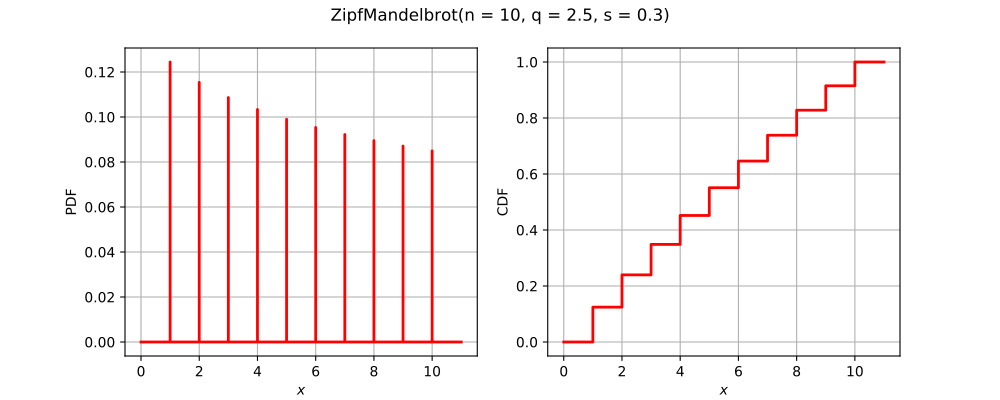

Write the Python code that produced this figure.
import openturns as ot
from matplotlib import pyplot as plt
from openturns.viewer import View
if ot.ZipfMandelbrot().__class__.__name__ == 'Bernoulli':
    distribution = ot.Bernoulli(0.7)
elif ot.ZipfMandelbrot().__class__.__name__ == 'Binomial':
    distribution = ot.Binomial(5, 0.2)
elif ot.ZipfMandelbrot().__class__.__name__ == 'Hypergeometric':
    distribution = ot.Hypergeometric(10, 4, 7)
elif ot.ZipfMandelbrot().__class__.__name__ == 'CumulativeDistributionNetwork':
    coll = [ot.Normal(2),ot.Dirichlet([0.5, 1.0, 1.5])]
    distribution = ot.CumulativeDistributionNetwork(coll, ot.BipartiteGraph([[0,1], [0,1]]))
elif ot.ZipfMandelbrot().__class__.__name__ == 'Histogram':
    distribution = ot.Histogram([-1.0, 0.5, 1.0, 2.0], [0.45, 0.4, 0.15])
elif ot.ZipfMandelbrot().__class__.__name__ == 'KernelMixture':
    kernel = ot.Uniform()
    sample = ot.Normal().getSample(5)
    bandwith = [1.0]
    distribution = ot.KernelMixture(kernel, bandwith, sample)
elif ot.ZipfMandelbrot().__class__.__name__ == 'MaximumDistribution':
    coll = [ot.Uniform(2.5, 3.5), ot.LogUniform(1.0, 1.2), ot.Triangular(2.0, 3.0, 4.0)]
    distribution = ot.MaximumDistribution(coll)
elif ot.ZipfMandelbrot().__class__.__name__ == 'Multinomial':
    distribution = ot.Multinomial(5, [0.2])
elif ot.ZipfMandelbrot().__class__.__name__ == 'RandomMixture':
    coll = [ot.Triangular(0.0, 1.0, 5.0), ot.Uniform(-2.0, 2.0)]
    weights = [0.8, 0.2]
    cst = 3.0
    distribution = ot.RandomMixture(coll, weights, cst)
elif ot.ZipfMandelbrot().__class__.__name__ == 'TruncatedDistribution':
    distribution = ot.TruncatedDistribution(ot.Normal(2.0, 1.5), 1.0, 4.0)
elif ot.ZipfMandelbrot().__class__.__name__ == 'UserDefined':
    distribution = ot.UserDefined([[0.0], [1.0], [2.0]], [0.2, 0.7, 0.1])
elif ot.ZipfMandelbrot().__class__.__name__ == 'ZipfMandelbrot':
    distribution = ot.ZipfMandelbrot(10, 2.5, 0.3)
else:
    distribution = ot.ZipfMandelbrot()
dimension = distribution.getDimension()
title = str(distribution)[:100].split('\n')[0]
if dimension == 1:
    distribution.setDescription(['$x$'])
    pdf_graph = distribution.drawPDF()
    cdf_graph = distribution.drawCDF()
    fig = plt.figure(figsize=(10, 4))
    pdf_axis = fig.add_subplot(121)
    cdf_axis = fig.add_subplot(122)
    View(pdf_graph, figure=fig, axes=[pdf_axis], add_legend=False)
    View(cdf_graph, figure=fig, axes=[cdf_axis], add_legend=False)
    fig.suptitle(title)
elif dimension == 2:
    distribution.setDescription(['$x_1$', '$x_2$'])
    pdf_graph = distribution.drawPDF()
    pdf_graph.setTitle(title)
    fig = plt.figure(figsize=(10, 5))
    pdf_axis = fig.add_subplot(111)
    View(pdf_graph, figure=fig, axes=[pdf_axis], add_legend=False, square_axes=False)
